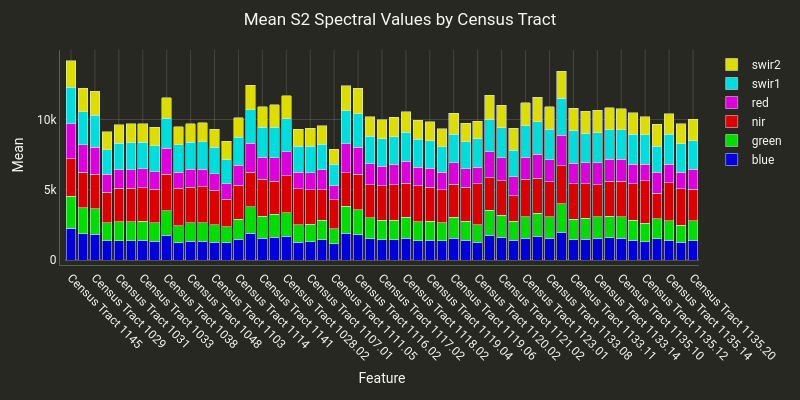

Notebook code cell kept with this figure:
### Code cell
# Inline: Mean spectral values per tract (continuous, reduceRegions)
s2_bands = s2_small.select(['blue', 'green', 'red', 'nir', 'swir1', 'swir2'])

result = cl.summarize_and_chart(
    s2_bands,
    tracts,
    feature_label='NAMELSAD',
    title='Mean S2 Spectral Values by Census Tract',
    palette=['00D', '0D0', 'D00', 'D0D', '0DD', 'DD0'],
    width=800,
    height=400,
    chart_type='stacked_bar'
)
df, fig = result['df'], result['chart']
fig.show()
display(df)

### Figure 1 — Plotly figure (JSON) as saved in the notebook; plotly's stock layout.template omitted (floating-point values rounded to 4 significant figures)
{"data": [{"marker": {"color": "#00D"}, "name": "blue", "type": "bar", "x": ["Census Tract 1145", "Census Tract 1133.12", "Census Tract 1029", "Census Tract 1030", "Census Tract 1031", "Census Tract 1032", "Census Tract 1033", "Census Tract 1034", "Census Tract 1038", "Census Tract 1047", "Census Tract 1048", "Census Tract 1049", "Census Tract 1103", "Census Tract 1108", "Census Tract 1114", "Census Tract 1115", "Census Tract 1141", "Census Tract 1028.01", "Census Tract 1028.02", "Census Tract 1104.01", "Census Tract 1107.01", "Census Tract 1107.02", "Census Tract 1111.05", "Census Tract 1116.01", "Census Tract 1116.02", "Census Tract 1117.01", "Census Tract 1117.02", "Census Tract 1118.01", "Census Tract 1118.02", "Census Tract 1119.03", "Census Tract 1119.04", "Census Tract 1119.05", "Census Tract 1119.06", "Census Tract 1120.01", "Census Tract 1120.02", "Census Tract 1121.01", "Census Tract 1121.02", "Census Tract 1122.02", "Census Tract 1123.01", "Census Tract 1133.07", "Census Tract 1133.08", "Census Tract 1133.10", "Census Tract 1133.11", "Census Tract 1133.13", "Census Tract 1133.14", "Census Tract 1135.09", "Census Tract 1135.10", "Census Tract 1135.11", "Census Tract 1135.12", "Census Tract 1135.13", "Census Tract 1135.14", "Census Tract 1135.15", "Census Tract 1135.20"], "y": [2256.0, 1853.0, 1828.0, 1355.0, 1374.0, 1388.0, 1404.0, 1339.0, 1760.0, 1238.0, 1343.0, 1345.0, 1277.0, 1236.0, 1464.0, 1900.0, 1564.0, 1630.0, 1681.0, 1280.0, 1288.0, 1440.0, 1149.0, 1910.0, 1796.0, 1523.0, 1439.0, 1442.0, 1532.0, 1370.0, 1406.0, 1355.0, 1535.0, 1397.0, 1274.0, 1776.0, 1603.0, 1416.0, 1539.0, 1675.0, 1547.0, 1980.0, 1459.0, 1491.0, 1555.0, 1584.0, 1552.0, 1419.0, 1307.0, 1513.0, 1405.0, 1262.0, 1409.0]}, {"marker": {"color": "#0D0"}, "name": "green", "type": "bar", "x": ["Census Tract 1145", "Census Tract 1133.12", "Census Tract 1029", "Census Tract 1030", "Census Tract 1031", "Census Tract 1032", "Census Tract 1033", "Census Tract 1034", "Census Tract 1038", "Census Tract 1047", "Census Tract 1048", "Census Tract 1049", "Census Tract 1103", "Census Tract 1108", "Census Tract 1114", "Census Tract 1115", "Census Tract 1141", "Census Tract 1028.01", "Census Tract 1028.02", "Census Tract 1104.01", "Census Tract 1107.01", "Census Tract 1107.02", "Census Tract 1111.05", "Census Tract 1116.01", "Census Tract 1116.02", "Census Tract 1117.01", "Census Tract 1117.02", "Census Tract 1118.01", "Census Tract 1118.02", "Census Tract 1119.03", "Census Tract 1119.04", "Census Tract 1119.05", "Census Tract 1119.06", "Census Tract 1120.01", "Census Tract 1120.02", "Census Tract 1121.01", "Census Tract 1121.02", "Census Tract 1122.02", "Census Tract 1123.01", "Census Tract 1133.07", "Census Tract 1133.08", "Census Tract 1133.10", "Census Tract 1133.11", "Census Tract 1133.13", "Census Tract 1133.14", "Census Tract 1135.09", "Census Tract 1135.10", "Census Tract 1135.11", "Census Tract 1135.12", "Census Tract 1135.13", "Census Tract 1135.14", "Census Tract 1135.15", "Census Tract 1135.20"], "y": [2284.0, 1854.0, 1819.0, 1290.0, 1332.0, 1345.0, 1366.0, 1299.0, 1757.0, 1211.0, 1304.0, 1314.0, 1231.0, 1147.0, 1429.0, 1905.0, 1556.0, 1610.0, 1678.0, 1237.0, 1243.0, 1381.0, 1063.0, 1903.0, 1792.0, 1478.0, 1398.0, 1405.0, 1501.0, 1336.0, 1364.0, 1301.0, 1498.0, 1353.0, 1253.0, 1761.0, 1582.0, 1345.0, 1536.0, 1652.0, 1523.0, 2015.0, 1436.0, 1463.0, 1518.0, 1547.0, 1527.0, 1396.0, 1293.0, 1436.0, 1378.0, 1225.0, 1374.0]}, {"marker": {"color": "#D00"}, "name": "nir", "type": "bar", "x": ["Census Tract 1145", "Census Tract 1133.12", "Census Tract 1029", "Census Tract 1030", "Census Tract 1031", "Census Tract 1032", "Census Tract 1033", "Census Tract 1034", "Census Tract 1038", "Census Tract 1047", "Census Tract 1048", "Census Tract 1049", "Census Tract 1103", "Census Tract 1108", "Census Tract 1114", "Census Tract 1115", "Census Tract 1141", "Census Tract 1028.01", "Census Tract 1028.02", "Census Tract 1104.01", "Census Tract 1107.01", "Census Tract 1107.02", "Census Tract 1111.05", "Census Tract 1116.01", "Census Tract 1116.02", "Census Tract 1117.01", "Census Tract 1117.02", "Census Tract 1118.01", "Census Tract 1118.02", "Census Tract 1119.03", "Census Tract 1119.04", "Census Tract 1119.05", "Census Tract 1119.06", "Census Tract 1120.01", "Census Tract 1120.02", "Census Tract 1121.01", "Census Tract 1121.02", "Census Tract 1122.02", "Census Tract 1123.01", "Census Tract 1133.07", "Census Tract 1133.08", "Census Tract 1133.10", "Census Tract 1133.11", "Census Tract 1133.13", "Census Tract 1133.14", "Census Tract 1135.09", "Census Tract 1135.10", "Census Tract 1135.11", "Census Tract 1135.12", "Census Tract 1135.13", "Census Tract 1135.14", "Census Tract 1135.15", "Census Tract 1135.20"], "y": [2662.0, 2536.0, 2440.0, 2191.0, 2412.0, 2366.0, 2370.0, 2382.0, 2591.0, 2657.0, 2526.0, 2551.0, 2449.0, 1952.0, 2433.0, 2457.0, 2624.0, 2373.0, 2634.0, 2568.0, 2470.0, 2194.0, 2085.0, 2410.0, 2525.0, 2371.0, 2446.0, 2521.0, 2446.0, 2587.0, 2412.0, 2328.0, 2364.0, 2427.0, 2915.0, 2303.0, 2449.0, 1814.0, 2658.0, 2486.0, 2484.0, 2721.0, 2523.0, 2463.0, 2298.0, 2457.0, 2523.0, 2614.0, 3025.0, 1798.0, 2727.0, 2600.0, 2266.0]}, {"marker": {"color": "#D0D"}, "name": "red", "type": "bar", "x": ["Census Tract 1145", "Census Tract 1133.12", "Census Tract 1029", "Census Tract 1030", "Census Tract 1031", "Census Tract 1032", "Census Tract 1033", "Census Tract 1034", "Census Tract 1038", "Census Tract 1047", "Census Tract 1048", "Census Tract 1049", "Census Tract 1103", "Census Tract 1108", "Census Tract 1114", "Census Tract 1115", "Census Tract 1141", "Census Tract 1028.01", "Census Tract 1028.02", "Census Tract 1104.01", "Census Tract 1107.01", "Census Tract 1107.02", "Census Tract 1111.05", "Census Tract 1116.01", "Census Tract 1116.02", "Census Tract 1117.01", "Census Tract 1117.02", "Census Tract 1118.01", "Census Tract 1118.02", "Census Tract 1119.03", "Census Tract 1119.04", "Census Tract 1119.05", "Census Tract 1119.06", "Census Tract 1120.01", "Census Tract 1120.02", "Census Tract 1121.01", "Census Tract 1121.02", "Census Tract 1122.02", "Census Tract 1123.01", "Census Tract 1133.07", "Census Tract 1133.08", "Census Tract 1133.10", "Census Tract 1133.11", "Census Tract 1133.13", "Census Tract 1133.14", "Census Tract 1135.09", "Census Tract 1135.10", "Census Tract 1135.11", "Census Tract 1135.12", "Census Tract 1135.13", "Census Tract 1135.14", "Census Tract 1135.15", "Census Tract 1135.20"], "y": [2480.0, 1959.0, 1926.0, 1266.0, 1313.0, 1332.0, 1359.0, 1269.0, 1831.0, 1136.0, 1272.0, 1264.0, 1184.0, 1103.0, 1426.0, 2042.0, 1585.0, 1673.0, 1725.0, 1177.0, 1201.0, 1394.0, 969.9, 2038.0, 1898.0, 1490.0, 1385.0, 1397.0, 1532.0, 1306.0, 1357.0, 1261.0, 1518.0, 1330.0, 1153.0, 1874.0, 1631.0, 1356.0, 1570.0, 1720.0, 1567.0, 2180.0, 1476.0, 1511.0, 1560.0, 1568.0, 1551.0, 1384.0, 1197.0, 1495.0, 1322.0, 1176.0, 1423.0]}, {"marker": {"color": "#0DD"}, "name": "swir1", "type": "bar", "x": ["Census Tract 1145", "Census Tract 1133.12", "Census Tract 1029", "Census Tract 1030", "Census Tract 1031", "Census Tract 1032", "Census Tract 1033", "Census Tract 1034", "Census Tract 1038", "Census Tract 1047", "Census Tract 1048", "Census Tract 1049", "Census Tract 1103", "Census Tract 1108", "Census Tract 1114", "Census Tract 1115", "Census Tract 1141", "Census Tract 1028.01", "Census Tract 1028.02", "Census Tract 1104.01", "Census Tract 1107.01", "Census Tract 1107.02", "Census Tract 1111.05", "Census Tract 1116.01", "Census Tract 1116.02", "Census Tract 1117.01", "Census Tract 1117.02", "Census Tract 1118.01", "Census Tract 1118.02", "Census Tract 1119.03", "Census Tract 1119.04", "Census Tract 1119.05", "Census Tract 1119.06", "Census Tract 1120.01", "Census Tract 1120.02", "Census Tract 1121.01", "Census Tract 1121.02", "Census Tract 1122.02", "Census Tract 1123.01", "Census Tract 1133.07", "Census Tract 1133.08", "Census Tract 1133.10", "Census Tract 1133.11", "Census Tract 1133.13", "Census Tract 1133.14", "Census Tract 1135.09", "Census Tract 1135.10", "Census Tract 1135.11", "Census Tract 1135.12", "Census Tract 1135.13", "Census Tract 1135.14", "Census Tract 1135.15", "Census Tract 1135.20"], "y": [2610.0, 2340.0, 2284.0, 1744.0, 1888.0, 1910.0, 1887.0, 1852.0, 2133.0, 1952.0, 1942.0, 1959.0, 1878.0, 1690.0, 1983.0, 2377.0, 2116.0, 2163.0, 2330.0, 1838.0, 1888.0, 1841.0, 1545.0, 2357.0, 2404.0, 1956.0, 1963.0, 2014.0, 2065.0, 2002.0, 1938.0, 1810.0, 2036.0, 1894.0, 2020.0, 2251.0, 2162.0, 1888.0, 2235.0, 2320.0, 2193.0, 2602.0, 2291.0, 2106.0, 2109.0, 2119.0, 2124.0, 2155.0, 2097.0, 1863.0, 2123.0, 2020.0, 2018.0]}, {"marker": {"color": "#DD0"}, "name": "swir2", "type": "bar", "x": ["Census Tract 1145", "Census Tract 1133.12", "Census Tract 1029", "Census Tract 1030", "Census Tract 1031", "Census Tract 1032", "Census Tract 1033", "Census Tract 1034", "Census Tract 1038", "Census Tract 1047", "Census Tract 1048", "Census Tract 1049", "Census Tract 1103", "Census Tract 1108", "Census Tract 1114", "Census Tract 1115", "Census Tract 1141", "Census Tract 1028.01", "Census Tract 1028.02", "Census Tract 1104.01", "Census Tract 1107.01", "Census Tract 1107.02", "Census Tract 1111.05", "Census Tract 1116.01", "Census Tract 1116.02", "Census Tract 1117.01", "Census Tract 1117.02", "Census Tract 1118.01", "Census Tract 1118.02", "Census Tract 1119.03", "Census Tract 1119.04", "Census Tract 1119.05", "Census Tract 1119.06", "Census Tract 1120.01", "Census Tract 1120.02", "Census Tract 1121.01", "Census Tract 1121.02", "Census Tract 1122.02", "Census Tract 1123.01", "Census Tract 1133.07", "Census Tract 1133.08", "Census Tract 1133.10", "Census Tract 1133.11", "Census Tract 1133.13", "Census Tract 1133.14", "Census Tract 1135.09", "Census Tract 1135.10", "Census Tract 1135.11", "Census Tract 1135.12", "Census Tract 1135.13", "Census Tract 1135.14", "Census Tract 1135.15", "Census Tract 1135.20"], "y": [1906.0, 1695.0, 1698.0, 1284.0, 1318.0, 1356.0, 1322.0, 1314.0, 1462.0, 1290.0, 1318.0, 1318.0, 1291.0, 1306.0, 1385.0, 1764.0, 1466.0, 1593.0, 1646.0, 1216.0, 1302.0, 1306.0, 1077.0, 1774.0, 1797.0, 1382.0, 1362.0, 1384.0, 1468.0, 1340.0, 1353.0, 1282.0, 1495.0, 1330.0, 1274.0, 1750.0, 1601.0, 1552.0, 1656.0, 1737.0, 1591.0, 1950.0, 1629.0, 1557.0, 1609.0, 1560.0, 1497.0, 1501.0, 1261.0, 1541.0, 1465.0, 1398.0, 1545.0]}], "layout": {"barmode": "stack", "font": {"color": "#f8f8f2", "family": "Roboto"}, "height": 400, "hovermode": "x unified", "legend": {"font": {"color": "#f8f8f2"}}, "margin": {"b": 80, "l": 35, "pad": 5, "r": 25, "t": 50}, "paper_bgcolor": "#272822", "plot_bgcolor": "#272822", "title": {"font": {"color": "#f8f8f2"}, "text": "Mean S2 Spectral Values by Census Tract", "x": 0.5, "xanchor": "center"}, "width": 800, "xaxis": {"automargin": true, "gridcolor": "rgba(248,248,242,0.15)", "linecolor": "rgba(248,248,242,0.25)", "tickangle": 45, "tickfont": {"color": "#f8f8f2"}, "title": {"font": {"color": "#f8f8f2"}, "text": "Feature"}, "zerolinecolor": "rgba(248,248,242,0.2)"}, "yaxis": {"automargin": true, "gridcolor": "rgba(248,248,242,0.15)", "linecolor": "rgba(248,248,242,0.25)", "tickfont": {"color": "#f8f8f2"}, "title": {"font": {"color": "#f8f8f2"}, "text": "Mean"}, "zerolinecolor": "rgba(248,248,242,0.2)"}}}
